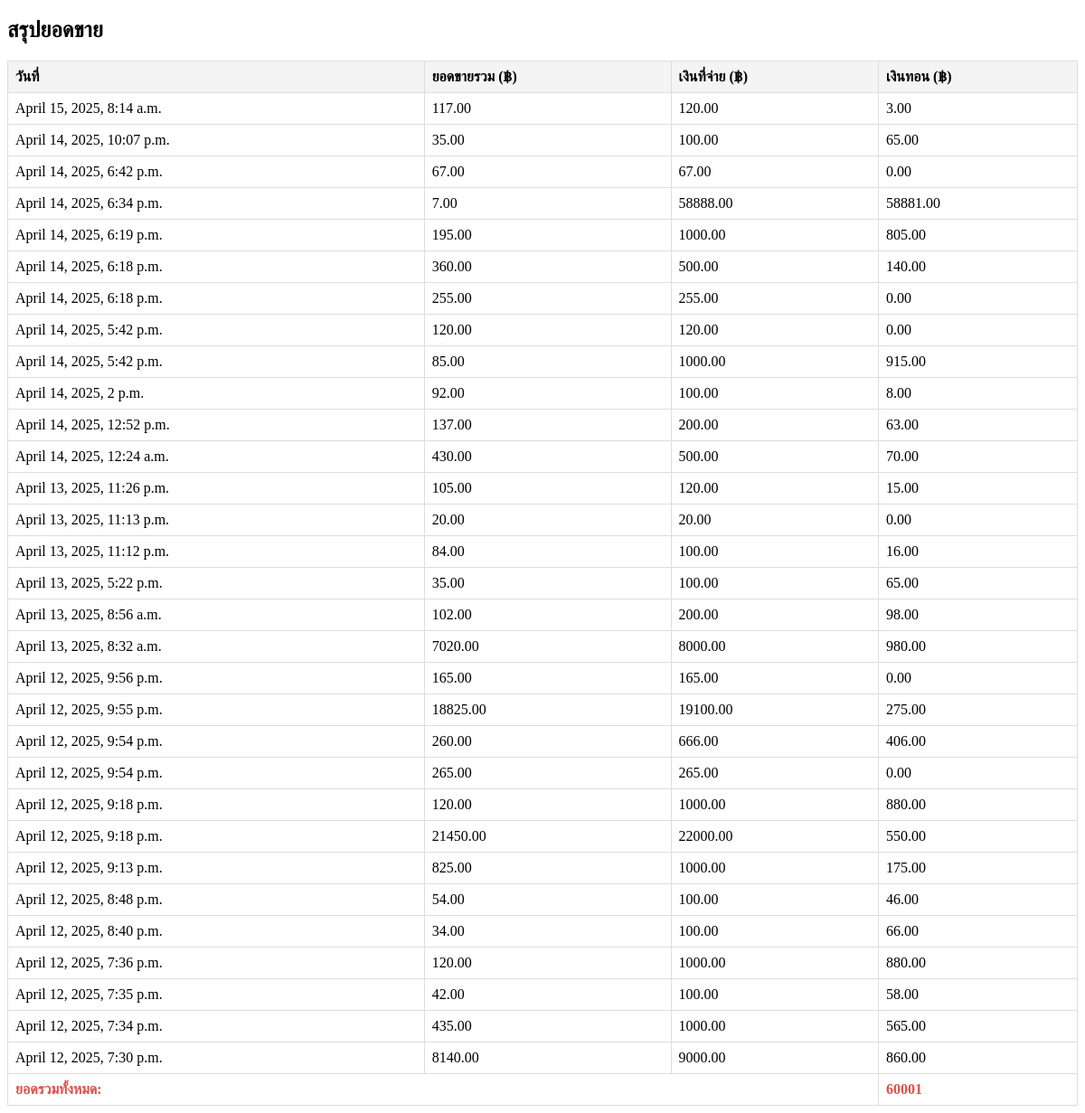
The app's page /Circulation1, older data.
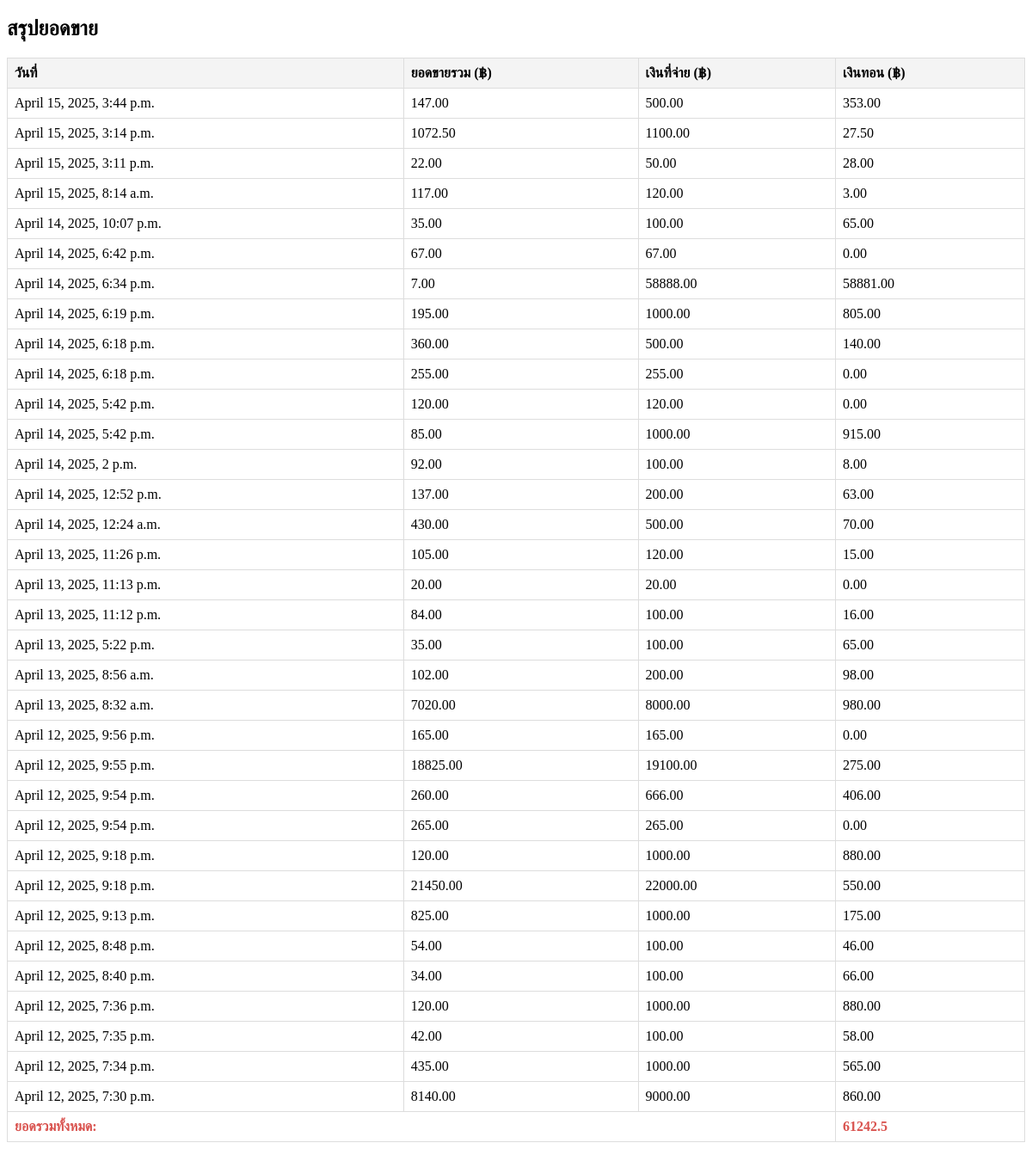
The same page, newer data.
### Dashboard/models.py (models this page shows, shortened)
class SaleRecord(models.Model):
    total_amount = models.DecimalField(max_digits=10, decimal_places=2)
    entered_amount = models.DecimalField(max_digits=10, decimal_places=2)
    change = models.DecimalField(max_digits=10, decimal_places=2)
    timestamp = models.DateTimeField()
    Pofitprice = models.DecimalField(max_digits=10, decimal_places=2, default=0.00)
    stock_adjustments = models.JSONField()  # ใช้ JSONField สำหรับบันทึกข้อมูล Array
    cashier = models.ForeignKey(User, on_delete=models.CASCADE, null=True, blank=True, default=1)
    class Meta:
        verbose_name = "รายการสินค้าที่บันทึก"  # เปลี่ยนชื่อที่แสดงใน Admin
        verbose_name_plural = "บันทึกรายการสำหรับการขาย"  # ชื่อพหูพจน์ใน Admin

### DashboardUser/views.py (the view)
def Circulation3(request):
    filter_type = request.GET.get("filter", "year")  # ค่าเริ่มต้นเป็น "year"
    today = datetime.now()
    if filter_type == "day":
        start_date = today - timedelta(days=1)
    elif filter_type == "week":
        start_date = today - timedelta(weeks=1)
    elif filter_type == "month":
        start_date = today - timedelta(days=30)
    elif filter_type == "3months":
        start_date = today - timedelta(days=90)
    elif filter_type == "6months":
        start_date = today - timedelta(days=180)
    else:  # "year"
        start_date = today - timedelta(days=365)
    records1 = SaleRecord.objects.filter(timestamp__gte=start_date).order_by('-timestamp')
    total_sum = records1.aggregate(total=Sum("total_amount"))["total"] or 0
    return render(request, "Circulation1.html", {
        "records1": records1,
        "total_sum": total_sum,
        "filter_type": filter_type  # ส่งค่า filter_type ไปยัง template
    })

### DashboardUser/templates/Circulation1.html (shortened to what this page needs)
<!DOCTYPE html>
{% load humanize %}
{% load static %}
<html>
    <head>
        <link rel="stylesheet" href="">
    </head>
   <body>
    <h2>สรุปยอดขาย</h2>
    <table>
        <thead>
            <tr>
                <th>วันที่</th>
                <th>ยอดขายรวม (฿)</th>
                <th>เงินที่จ่าย (฿)</th>
                <th>เงินทอน (฿)</th>
            </tr>
        </thead>
        <tbody>
            {% for record in records1 %}
            <tr>
                <td>{{ record.timestamp }}</td>
                <td>{{ record.total_amount }}</td>
                <td>{{ record.entered_amount }}</td>
                <td>{{ record.change }}</td>
            </tr>
            {% endfor %}
        </tbody>
        <tfoot>
            <tr>
                <td colspan="3" class="total">ยอดรวมทั้งหมด:</td>
                <td class="total">{{ total_sum }}</td>
            </tr>
        </tfoot>
    </table>
</body>
</html>

Row changes from the older to the newer data that the page shows:
added SaleRecord: timestamp "April 15, 2025, 3:44 p.m.", total_amount "147.00", entered_amount "500.00", change "353.00"
added SaleRecord: timestamp "April 15, 2025, 3:14 p.m.", total_amount "1072.50", entered_amount "1100.00", change "27.50"
added SaleRecord: timestamp "April 15, 2025, 3:11 p.m.", total_amount "22.00", entered_amount "50.00", change "28.00"
Text that changed along with them:
{{ total_sum }}: "60001" → "61242.5"
